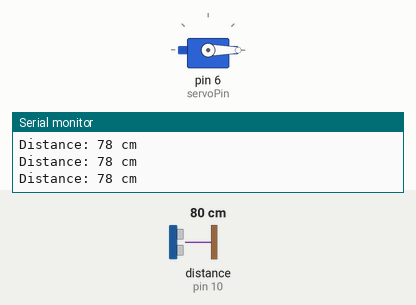
The sketch below on a simulated Arduino Uno, built with avr-gcc and run on an emulated ATmega328P. Shown: servo, the last lines printed to the serial monitor. Wiring (inferred from the names in the program): ultrasonic range finder: trigger pin 9; echo pin 10. Inputs (shaded band) come from the test bench; at power-on: distance to the obstacle (sensor on pin 10) 80 cm. The echo pulse lasts 58.3 µs per cm.

Above: at 1.2 s.
1.3 s: distance to the obstacle (sensor on pin 10) set to 35 cm
2.8 s: distance to the obstacle (sensor on pin 10) set to 28 cm
At 3.5 s:
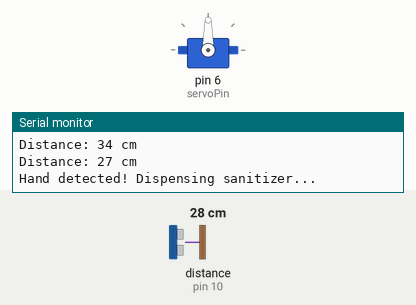
Timing chart, 0 to 9.4 s (numbered marks = the images above; inputs shaded):
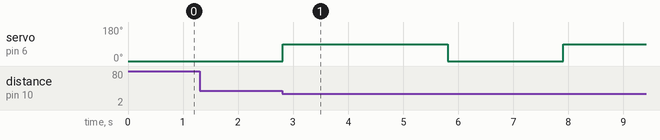

The sketch:

_automatic_hand_sanitizer_1.ino
```cpp
#include <Servo.h>

// Define sensor pins
const int trigPin = 9;
const int echoPin = 10;
const int servoPin = 6;

// Create servo object
Servo myServo;

// Define distance threshold (in cm)
const int distanceThreshold = 30;  // Adjust if needed

void setup() {
    pinMode(trigPin, OUTPUT);
    pinMode(echoPin, INPUT);
    myServo.attach(servoPin);
    myServo.write(0);  // Start position (closed)
    Serial.begin(9600);  // For debugging
}

void loop() {
    long duration;
    int distance;

    // Send ultrasonic pulse
    digitalWrite(trigPin, LOW);
    delayMicroseconds(2);
    digitalWrite(trigPin, HIGH);
    delayMicroseconds(10);
    digitalWrite(trigPin, LOW);

    // Read echo time
    duration = pulseIn(echoPin, HIGH);

    // Convert time to distance (in cm)
    distance = duration * 0.034 / 2;

    Serial.print("Distance: ");
    Serial.print(distance);
    Serial.println(" cm");

    // Check if hand is detected
    if (distance > 0 && distance <= distanceThreshold) {
        Serial.println("Hand detected! Dispensing sanitizer...");
        myServo.write(90);  // Move servo to 90° to press the bottle
        delay(3000);        // Hold position for 3 seconds
        myServo.write(0);   // Reset to 0° (original position)
        delay(2000);        // Delay to prevent multiple triggers
    }

    delay(100);  // Small delay to avoid continuous triggering
}
```

Measured:
- the behaviour switches between 32 and 31 cm on distance to the obstacle (sensor on pin 10) (found by bisection; images 0 and 1)
- after the input at 2.8 s, servo on pin 6 (servoPin): 0° → 90° at once, → 0° 3.0 s later, → 90° 2.1 s later
